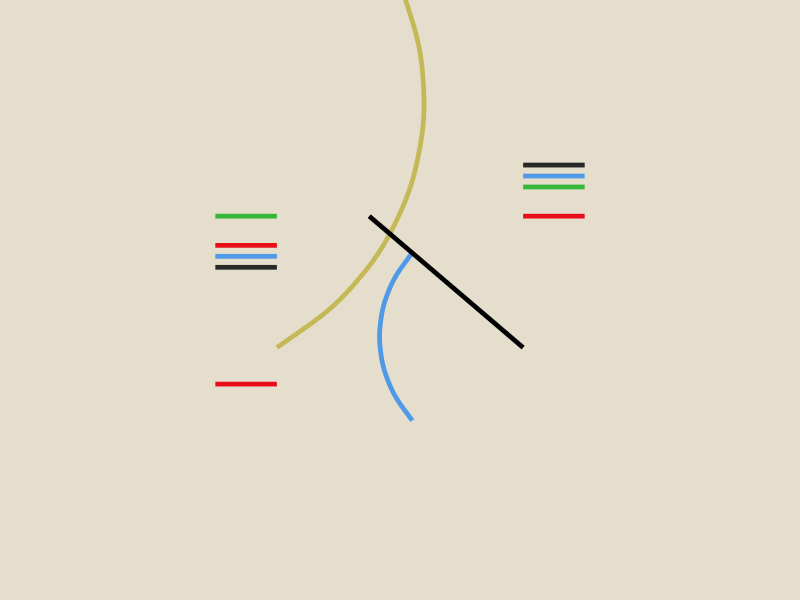

Recreate this plot in R.
## ---- chunk 1
knitr::opts_chunk$set(echo = TRUE)
## ---- chunk 2
library(ggplot2)
library(ragg)
## ---- chunk 3
green <- "#37b73a"
red <- "#e90d19"
blue <- "#5099e6"
black <- "#282828"
yellow <- "#c5b856"

curves_straight <- data.frame(
  x1 = c(c(3, 3, 3, 3, 3), c(13, 13, 13, 13)),
  y1 = c(c(-2, -6, -7.5, -9, -25), c(-2, 2, 3.5, 5)),
  xend = c(c(5, 5, 5, 5, 5), c(15, 15, 15, 15)),
  yend = c(c(-2, -6, -7.5, -9, -25), c(-2, 2, 3.5, 5)),
  color = c(green, red, blue, black, red, red, green, blue, black)
)

plot <- ggplot() +
  geom_segment(data = curves_straight,
               aes(x = x1, y = y1,
                   xend = xend, yend = yend),
               color = curves_straight$color,
               size = 1.6) +
  geom_curve(aes(x = 5, y = -20,
                 xend = 9, yend = 30),
             size = 1.6, color = yellow, 
             curvature = 0.4) +
  geom_curve(aes(x = 9.4, y = -7, 
                 xend = 9.4, yend = -30),
             size = 1.6, color = blue,
             curvature = 0.4) +
  geom_segment(aes(x = 8, y = -2, 
                   xend = 13, yend = -20),
               size = 1.6) +
  theme_void() +
  theme(legend.position = "none",
        plot.background = element_rect(fill = "#e5decd",
                                       color = NA),
        plot.margin = margin(-1, 5, 4, 5, unit = "cm"))

ggsave(here::here("2021","RecreationThursday", "AlfredoHilto_CurvesStraightSeries1948.png"), dpi = 320, width = 10, height = 10)
